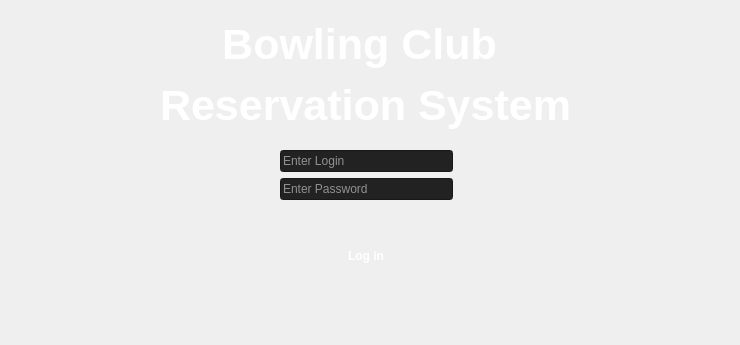
    <widget class="QWidget" name="login">
     <widget class="QWidget" name="layoutWidget">
      <property name="geometry">
       <rect>
        <x>280</x>
        <y>150</y>
        <width>173</width>
        <height>186</height>
       </rect>
      </property>
      <layout class="QVBoxLayout" name="verticalLayout">
       <item>
        <widget class="QLineEdit" name="loginInput">
         <property name="styleSheet">
          <string notr="true">color:white;
background:#222222;</string>
         </property>
         <property name="placeholderText">
          <string>Enter Login</string>
         </property>
        </widget>
       </item>
       <item>
        <widget class="QLineEdit" name="passInput">
         <property name="styleSheet">
          <string notr="true">color:white;
background:#222222;</string>
         </property>
         <property name="echoMode">
          <enum>QLineEdit::Password</enum>
         </property>
         <property name="placeholderText">
          <string>Enter Password</string>
         </property>
        </widget>
       </item>
       <item alignment="Qt::AlignHCenter">
        <widget class="QPushButton" name="pushButton">
         <property name="minimumSize">
          <size>
           <width>100</width>
           <height>100</height>
          </size>
         </property>
         <property name="styleSheet">
          <string notr="true">background-color: transparent;
border-image: url(:pics/bb2.png);
background: none;
border: 0px;
color:white;
background-repeat: none;
 border-radius:50px;
 max-width:100px;
 max-height:100px;
 min-width:100px;
 min-height:100px;
font-weight: bold;
</string>
         </property>
         <property name="text">
          <string>Log in</string>
         </property>
         <property name="iconSize">
          <size>
           <width>0</width>
           <height>0</height>
          </size>
         </property>
         <property name="autoDefault">
          <bool>true</bool>
         </property>
         <property name="default">
          <bool>false</bool>
         </property>
         <property name="flat">
          <bool>true</bool>
         </property>
        </widget>
       </item>
       <item>
        <spacer name="verticalSpacer">
         <property name="orientation">
          <enum>Qt::Vertical</enum>
         </property>
         <property name="sizeHint" stdset="0">
          <size>
           <width>20</width>
           <height>40</height>
          </size>
         </property>
        </spacer>
       </item>
      </layout>
     </widget>
     <widget class="QLabel" name="label">
      <property name="geometry">
       <rect>
        <x>0</x>
        <y>0</y>
        <width>731</width>
        <height>151</height>
       </rect>
      </property>
      <property name="font">
       <font>
        <family>MS Shell Dlg 2</family>
        <pointsize>16</pointsize>
        <weight>9</weight>
        <italic>false</italic>
        <bold>false</bold>
       </font>
      </property>
      <property name="styleSheet">
       <string notr="true"> -webkit-text-stroke: 1px black;
   color: white;
font: 75 16pt &quot;MS Shell Dlg 2&quot;;
text-outline: 2px 2px #FFFF00;</string>
      </property>
      <property name="text">
       <string>&lt;html&gt;&lt;head/&gt;&lt;body&gt;&lt;p&gt;&lt;span style=&quot; font-size:xx-large; font-weight:600;&quot;&gt;Bowling Club &lt;/span&gt;&lt;/p&gt;&lt;p&gt;&lt;span style=&quot; font-size:xx-large; font-weight:600;&quot;&gt;Reservation System&lt;/span&gt;&lt;/p&gt;&lt;/body&gt;&lt;/html&gt;</string>
      </property>
      <property name="alignment">
       <set>Qt::AlignCenter</set>
      </property>
     </widget>
     <widget class="QLabel" name="label_4">
      <property name="geometry">
       <rect>
        <x>0</x>
        <y>0</y>
        <width>731</width>
        <height>331</height>
       </rect>
      </property>
      <property name="text">
       <string/>
      </property>
      <property name="pixmap">
       <pixmap resource="pics.qrc">:/pics/bowling02.jpg</pixmap>
      </property>
      <property name="scaledContents">
       <bool>true</bool>
      </property>
     </widget>
     <zorder>label_4</zorder>
     <zorder>layoutWidget</zorder>
     <zorder>label</zorder>
    </widget>
